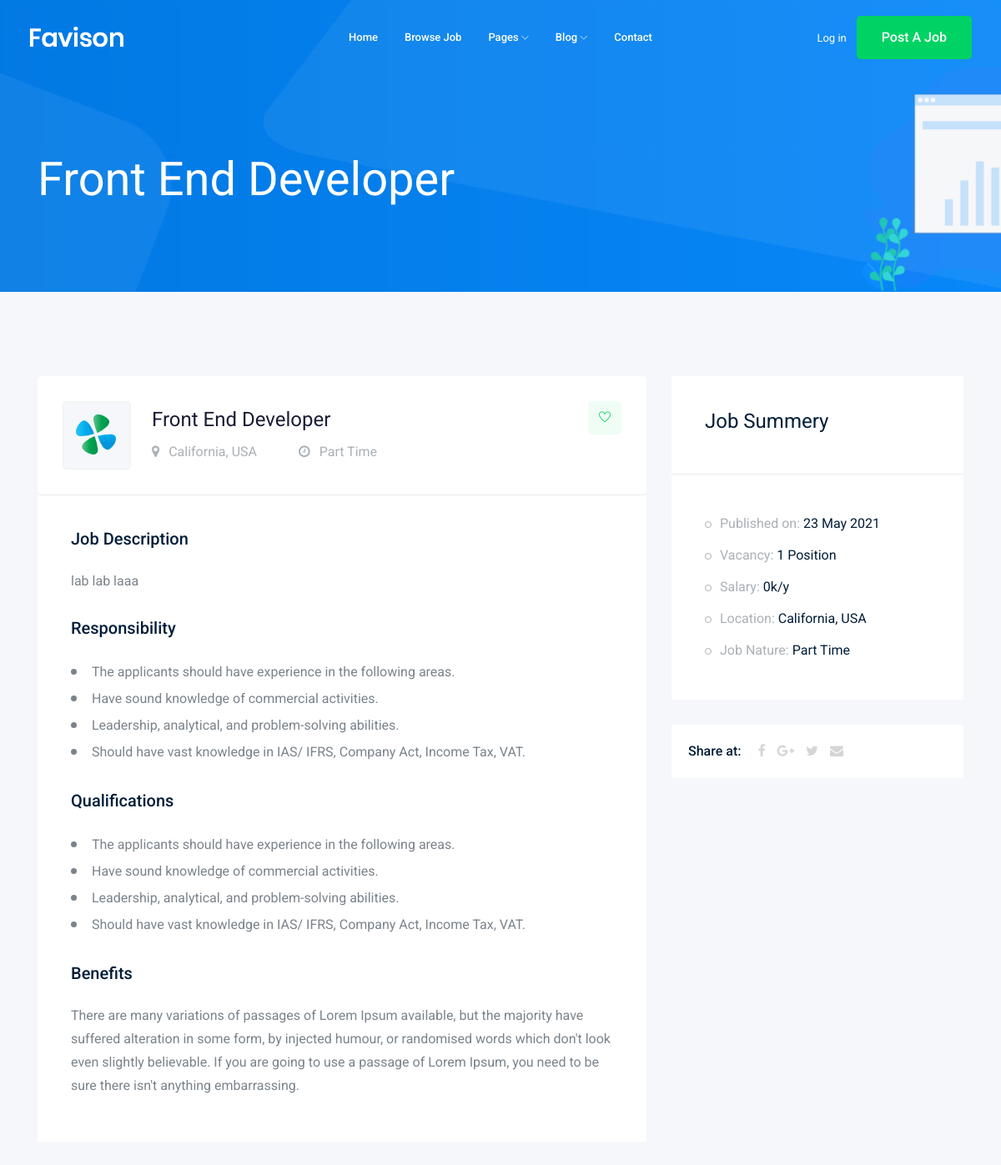
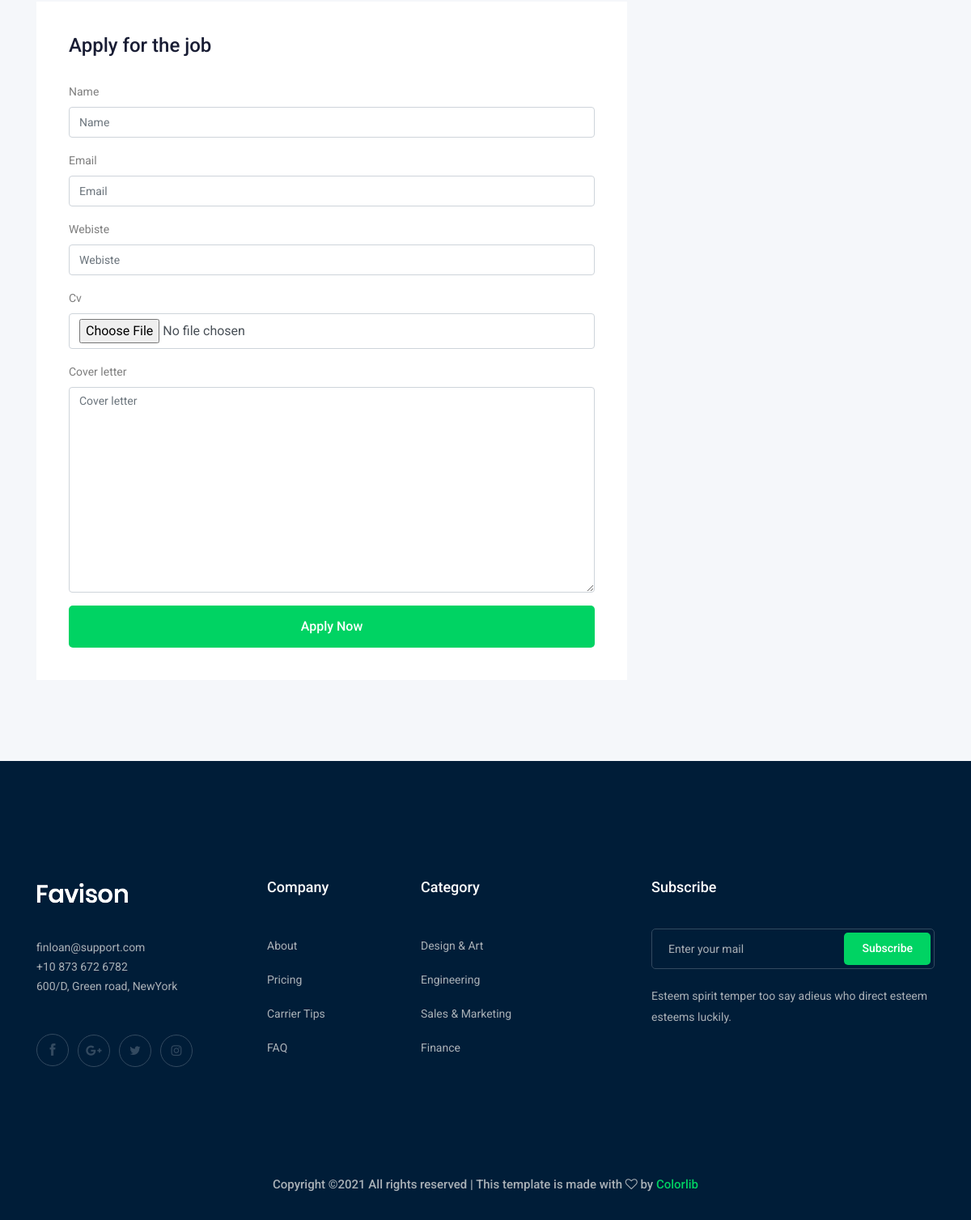
/jobs/front-end-developer, run on the app's committed database (2 pictures, top to bottom).
### job/models.py (models this page shows, shortened)
class Job(models.Model):
    owner = models.ForeignKey(User, related_name='job_owner' , on_delete=models.CASCADE)
    title = models.CharField(max_length=200) # column
    job_type = models.CharField(max_length=15, choices=Job_Type)
    description = models.TextField(max_length=1000)
    published_at = models.DateTimeField(auto_now=True)
    vacancy = models.IntegerField(default=1)
    salary = models.IntegerField(default=0)
    experience = models.IntegerField(default=1)
    Category = models.ForeignKey("Category", on_delete=models.CASCADE)
    image = models.ImageField(upload_to = image_upload)
    slug = models.SlugField(blank=True, null=True)
    def __str__(self):
        return self.title

### job/views.py (the view)
# urls.py: path('<str:slug>', views.job_detail, name='job_detail'),
def job_detail(request, slug):
    job_detail = Job.objects.get(slug=slug)
    if request.method=='POST':
        form = ApplyForm(request.POST , request.FILES)
        if form.is_valid():
            myform = form.save(commit=False)
            myform.job = job_detail
            myform.save()
    else:
        form = ApplyForm()
    context = {'job' : job_detail, 'form':form}
    return render(request, 'job/job_detail.html', context)

### job/form.py
class ApplyForm(forms.ModelForm):
    class Meta:
        model = Apply
        fields = ['name' ,'email','webiste','cv','cover_letter']

### job/templates/job/job_detail.html (shortened to what this page needs)
{% extends  'base.html' %}
{% load bootstrap4 %}
    {% block body %}
        <div class="bradcam_area bradcam_bg_1">
            <div class="container">
                <div class="row">
                    <div class="col-xl-12">
                        <div class="bradcam_text">
                            <h3> {{ job }} </h3>
                        </div>
                    </div>
                </div>
            </div>
        </div>
        <div class="job_details_area">
            <div class="container">
                <div class="row">
                    <div class="col-lg-8">
                        <div class="job_details_header">
                            <div class="single_jobs white-bg d-flex justify-content-between">
                                <div class="jobs_left d-flex align-items-center">
                                    <div class="thumb">
                                        <img src="img/svg_icon/1.svg" alt="">
                                    </div>
                                    <div class="jobs_conetent">
                                        <a href="#"><h4> {{ job }} </h4></a>
                                        <div class="links_locat d-flex align-items-center">
                                            <div class="location">
                                                <p> <i class="fa fa-map-marker"></i> California, USA</p>
                                            </div>
                                            <div class="location">
                                                <p> <i class="fa fa-clock-o"></i> {{ job.job_type }} </p>
                                            </div>
                                        </div>
                                    </div>
                                </div>
                                <div class="jobs_right">
                                    <div class="apply_now">
                                        <a class="heart_mark" href="#"> <i class="ti-heart"></i> </a>
                                    </div>
                                </div>
                            </div>
                        </div>
                        <div class="descript_wrap white-bg">
                            <div class="single_wrap">
                                <h4> Job Description </h4>
                                <p> {{ job.description }} </p>
                            </div>
                            <div class="single_wrap">
                                <h4>Responsibility</h4>
                                <ul>
                                    <li>The applicants should have experience in the following areas.
                                    </li>
                                    <li>Have sound knowledge of commercial activities.</li>
                                    <li>Leadership, analytical, and problem-solving abilities.</li>
                                    <li>Should have vast knowledge in IAS/ IFRS, Company Act, Income Tax, VAT.</li>
                                </ul>
                            </div>
                            <div class="single_wrap">
                                <h4>Qualifications</h4>
                                <ul>
                                    <li>The applicants should have experience in the following areas.
                                    </li>
                                    <li>Have sound knowledge of commercial activities.</li>
                                    <li>Leadership, analytical, and problem-solving abilities.</li>
                                    <li>Should have vast knowledge in IAS/ IFRS, Company Act, Income Tax, VAT.</li>
                                </ul>
                            </div>
                            <div class="single_wrap">
                                <h4>Benefits</h4>
                                <p>There are many variations of passages of Lorem Ipsum available, but the majority have suffered alteration in some form, by injected humour, or randomised words which don't look even slightly believable. If you are going to use a passage of Lorem Ipsum, you need to be sure there isn't anything embarrassing.</p>
                            </div>
                        </div>
                        <div class="apply_job_form white-bg">
                            <h4>Apply for the job</h4>
                                <form method="post", enctype="multipart/form-data">
                                    {% bootstrap_form form %}
                                    {% buttons %}
                                         <button class="boxed-btn3 w-100" type="submit">Apply Now</button>
                                    {% endbuttons %}
                                </form>
                        </div>
                    </div>
                    <div class="col-lg-4">
                        <div class="job_sumary">
                            <div class="summery_header">
                                <h3>Job Summery</h3>
                            </div>
                            <div class="job_content">
                                <ul>
                                    <li>Published on: <span> {{ job.published_at|date:'d M o' }} </span></li>
                                    <li>Vacancy: <span> {{ job.vacancy }}  Position</span></li>
                                    <li>Salary: <span>{{ job.salary }}k/y</span></li>
                                    <li>Location: <span>California, USA</span></li>
                                    <li>Job Nature: <span> {{ job.job_type }}</span></li>
                                </ul>
                            </div>
                        </div>
                        <div class="share_wrap d-flex">
                            <span>Share at:</span>
                            <ul>
                                <li><a href="#"> <i class="fa fa-facebook"></i></a> </li>
                                <li><a href="#"> <i class="fa fa-google-plus"></i></a> </li>
                                <li><a href="#"> <i class="fa fa-twitter"></i></a> </li>
                                <li><a href="#"> <i class="fa fa-envelope"></i></a> </li>
                            </ul>
                        </div>
                        <div class="job_location_wrap">
                            <div class="job_lok_inner">
                                <div id="map" style="height: 200px;"></div>
                            </div>
                        </div>
                    </div>
                </div>
            </div>
        </div>
    {% endblock body %}

### data on the page
Job: title "Front End Developer", job_type "Part Time", description "lab lab laaa", published_at "23 May 2021", vacancy "1", salary "0"
